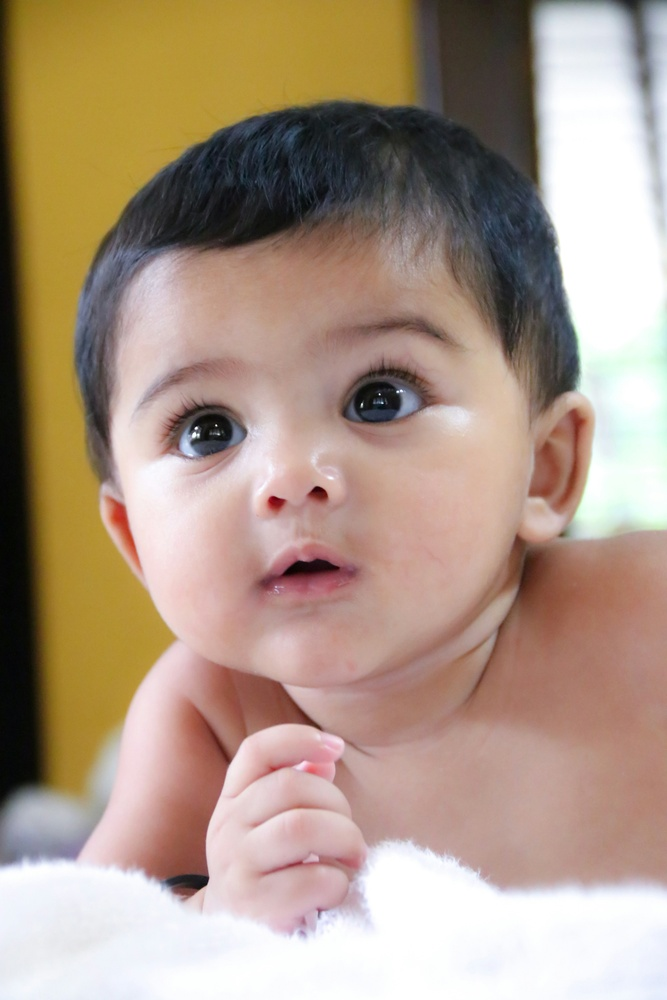
#> input picture AI2/ColourImage.jpg, 667 x 1000 px, shrunk from 4000 x 6000 before the run
$ python image_grey_conversion.py
#> lines starting #> are read from the running program, lines starting #| are printed output that depends on the picture
import cv2
image = cv2.imread("ColourImage.jpg")
#> image is the input picture: shape (1000, 667, 3); mean B, G, R 133.7, 151.5, 172.9
grayImage = cv2.cvtColor(image, cv2.COLOR_BGR2GRAY)
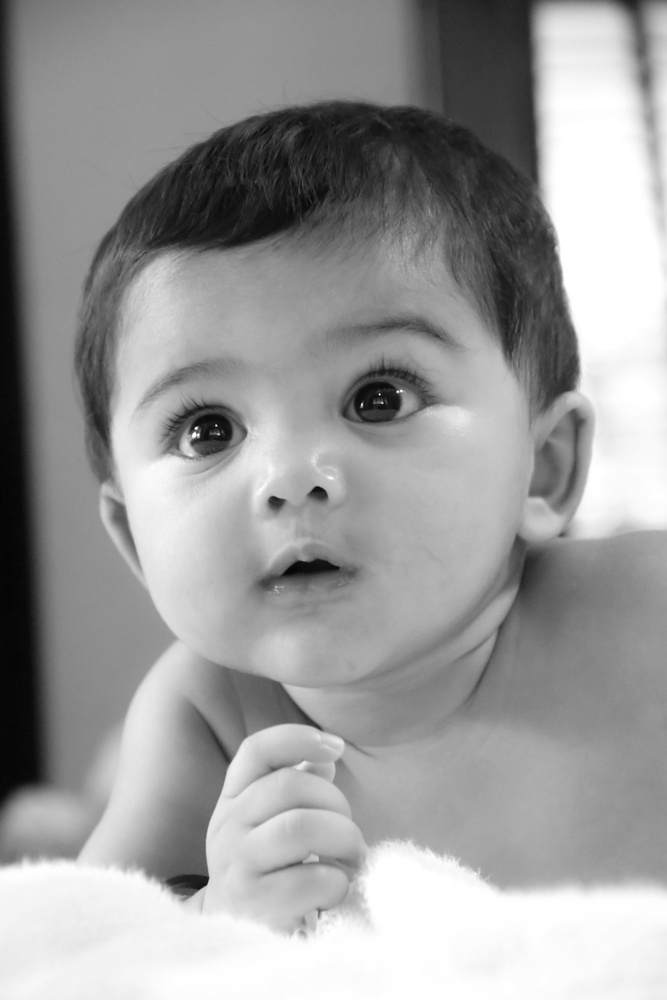
#> grayImage: shape (1000, 667); min 3, max 255, mean 155.9

cv2.imshow('original', image)
cv2.imshow('Gray', grayImage)

cv2.imwrite('graynew.png', grayImage)

cv2.waitKey(10000)
cv2.destroyAllWindows()
print(image.shape)
#| (1000, 667, 3)
print(image.size)
#| 2001000
